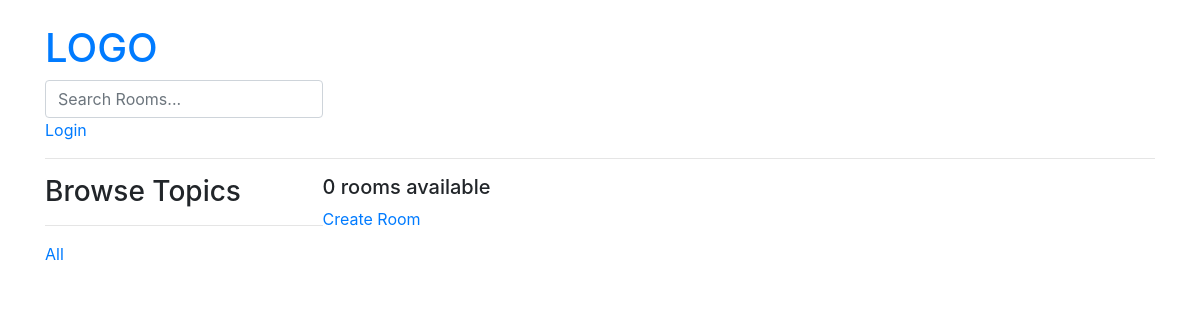
Before: / with the older database file.
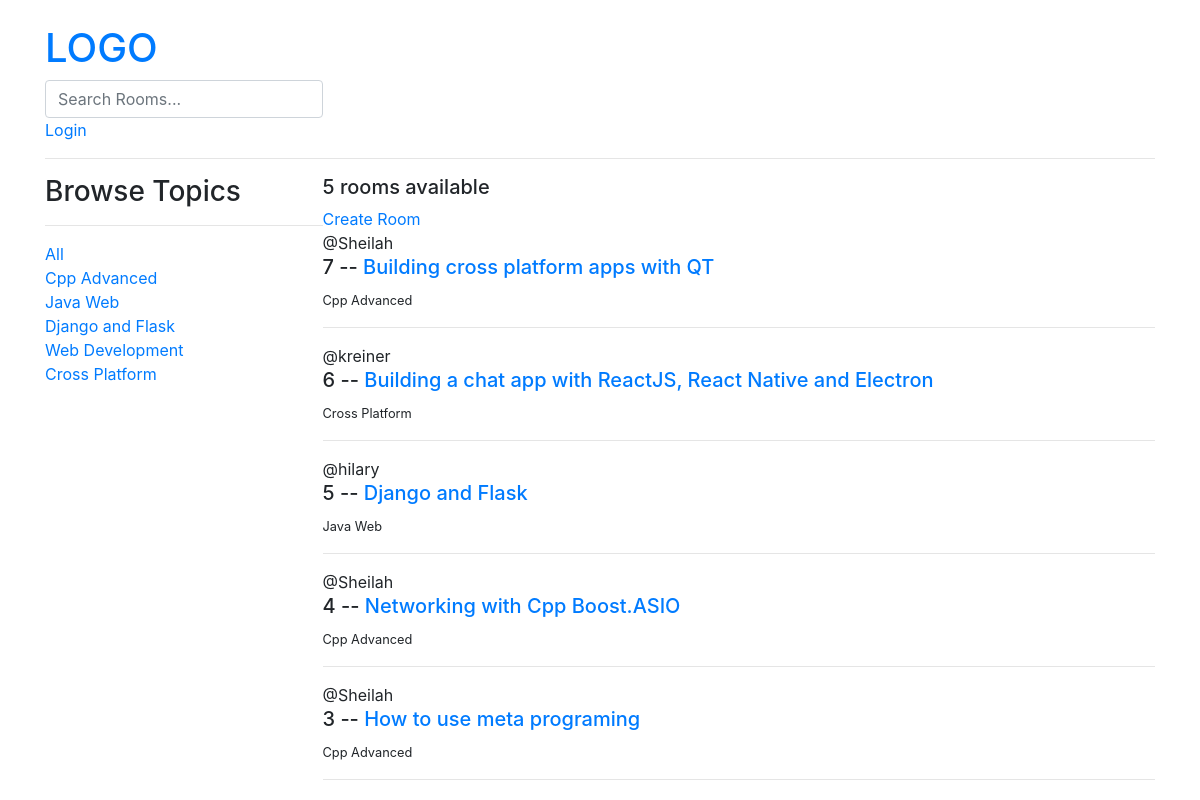
After: the same page with the newer database file.
### base/models.py (models this page shows, shortened)
class Topic(models.Model):
    name  = models.CharField(max_length=200)

class Room(models.Model):
    host = models.ForeignKey(User, on_delete=models.SET_NULL, null=True)
    topic = models.ForeignKey(Topic, on_delete=models.SET_NULL, null=True)
    name = models.CharField(max_length=200)
    description = models.TextField(null=True, blank=True)
    updated  = models.DateTimeField(auto_now=True)
    created  = models.DateTimeField(auto_now_add=True)
    class Meta:
        ordering = ['-updated', '-created']

### base/views.py (the view)
# urls.py: path('', views.home, name='home'),
def home(request):
    q = request.GET.get('q') if request.GET.get('q') != None else ''
    rooms = Room.objects.filter(
        Q(topic__name__icontains=q) | Q(name__icontains=q) | Q(description__icontains=q)
    )
    topics = Topic.objects.all()
    room_count = rooms.count()
    context = {'rooms': rooms, 'topics':topics, 'room_count':room_count}
    return render(request, 'base/home.html', context)

### base/templates/base/home.html (shortened to what this page needs)
{% extends "main.html" %}
{% block content %}
<div class='home-container'>
    <div>
        <h3>Browse Topics</h3>
        <hr>
        <div>
            <a href="{% url "home" %}">All</a>
        </div>
        {% for topic in topics %}
            <div>
                <a href="{% url "home" %}?q={{topic.name}}">{{topic.name}}</a>
            </div>
        {% endfor %}
    </div>
    <div>
        <h5>{{room_count}} rooms available</h5>
        <a href="{% url "create-room" %}">Create Room</a>
        <div>
            {% for room in rooms%}
                <div>
                    <span>@{{room.host.username}}</span>
                    <h5>{{room.id}} -- <a href={% url "room" room.id %}>{{room.name}}</a></h5>
                    <small>{{room.topic.name}}</small>
                    <hr>
                </div>
            {% endfor %}
        </div>
    </div>
</div>
{% endblock content %}

### templates/main.html (shortened to what this page needs)
<!DOCTYPE html>
{% load static %}
<html>
    <head>
        <link rel="stylesheet" href="{% static 'css/bootstrap.min.css' %}">
    </head>
    <body class='container pt-4'>
        {% include "navbar.html" %}
        {% block content %}
        {% endblock  %}
    </body>
</html>

### templates/navbar.html
<a class="bg-dark" href="/">
    <h1>LOGO</h1>
</a>
<form action="{% url "home" %}" method="get">
    <input class="form-control me-2 w-25" type="search" name="q" placeholder="Search Rooms...">
</form>
{% if request.user.is_authenticated %}
    <a href="{% url 'logout' %}">Logout</a>
{% else %}
    <a href="{% url "login" %}">Login</a>
{% endif %}
<hr/>

### base/templates/base/home.html (style rules this page uses)
.home-container { display: grid; grid-template-columns: 1fr 3fr; }

Changed rows visible on the page:
added Topic: name "Cpp Advanced"
added Topic: name "Java Web"
added Topic: name "Django and Flask"
added Topic: name "Web Development"
added Topic: name "Cross Platform"
added Room: host.username "Sheilah", id "7", name "Building cross platform apps with QT", topic.name "Cpp Advanced"
added Room: host.username "kreiner", id "6", name "Building a chat app with ReactJS, React Native and Electron", topic.name "Cross Platform"
added Room: host.username "hilary", id "5", name "Django and Flask", topic.name "Java Web"
added Room: host.username "Sheilah", id "4", name "Networking with Cpp Boost.ASIO", topic.name "Cpp Advanced"
added Room: host.username "Sheilah", id "3", name "How to use meta programing", topic.name "Cpp Advanced"
Other visible differences:
{{ room_count }}: "0" → "5"
